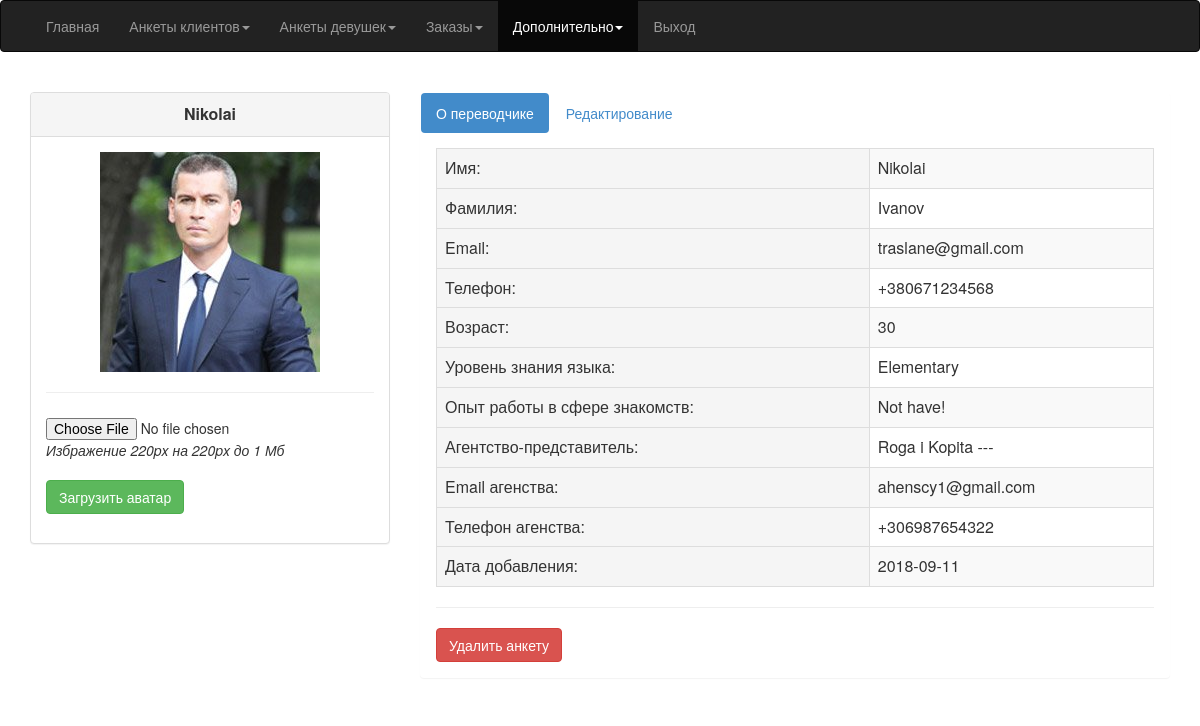
Page /matchmaker/translator_profile.php?translator_id=2 (signed in) on the committed database.
### tables this page shows
CREATE TABLE `translators` (
  `translator_id` int(11) NOT NULL,
  `translator_first_name` varchar(64) NOT NULL,
  `translator_last_name` varchar(64) NOT NULL,
  `translator_age` varchar(32) NOT NULL,
  `translator_email` varchar(128) NOT NULL,
  `translator_phone` varchar(32) NOT NULL,
  `translator_level` text NOT NULL,
  `translator_experience` text NOT NULL,
  `translator_foto` text NOT NULL,
  `translator_match` varchar(64) NOT NULL,
  `agency` text NOT NULL,
  `agency_email` varchar(128) NOT NULL,
  `agency_phone` varchar(32) NOT NULL,
  `translator_date_add` date NOT NULL
);

### matchmaker/translator_profile.php (the view, shortened to what this page needs)
<?
$translator_id = $_GET['translator_id'];
$translator_id = htmlspecialchars($translator_id);
$translator_id = mysql_escape_string($translator_id);
$zapros = "SELECT * FROM translators WHERE translator_id='".$translator_id."'";
$requirest = mysql_query($zapros);
while($row = mysql_fetch_array($requirest))
	{
		$translator_first_name = $row['translator_first_name'];
		$translator_last_name = $row['translator_last_name'];
		$translator_age = $row['translator_age'];
		$translator_email = $row['translator_email'];
		$translator_phone = $row['translator_phone'];
		$translator_level = $row['translator_level'];
		$translator_experience = $row['translator_experience'];
		$translator_foto = $row['translator_foto'];
		$translator_date_add = $row['translator_date_add'];
		$agency = $row['agency'];
		$agency_email = $row['agency_email'];
		$agency_phone = $row['agency_phone'];
	}
?>
<html>
<head>
	<link rel="stylesheet" href="./css/bootstrap.min.css" />
	<link rel="stylesheet" href="./css/font-awesome.min.css" />
	<link rel="stylesheet" href="./css/bootstrap-datetimepicker.min.css" />
</head>
<?
include "header.php";
?>
<body>
<div class="container" style="margin-top:40px;">
<div id="main">
	<div class="row" id="real-estates-detail">
		<div class="col-lg-4 col-md-4 col-xs-12">
			<div class="panel panel-default">
					<div class="panel-heading">
						<header class="panel-title">
							<div class="text-center">
								<strong><? echo $translator_first_name; ?></strong>
							</div>
						</header>
					</div>
					<div class="panel-body">
						<div class="text-center" id="author">
							<img width="220" height="220" src="../<? echo $translator_foto; ?>">
							<hr>
							<form name='form' enctype='multipart/form-data' method='post' action='./function/translator_add_foto.php'>
								<p class="text-left"><label></label>
								<input type='file' name='file'/>
								<i>Избражение 220px на 220px до 1 Мб</i>
								<br>
								<br>
								<button type="submit" class="btn btn-success btn-md" data-original-title="" title="">Загрузить аватар</button></p>
							</form>
						</div>
					</div>
			</div>
		</div>
		<div class="col-lg-8 col-md-8 col-xs-12">
			<div class="panel">
				<ul id="myTab" class="nav nav-pills">
					<li class="active"><a href="#user" data-toggle="tab">О переводчике</a></li>
					<li class=""><a href="#redakt" data-toggle="tab">Редактирование</a></li>
				</ul>
				<div class="panel-body">
					<div id="myTabContent" class="tab-content">
						<div class="tab-pane fade active in" id="user">
							<table class="table table-striped table-bordered">
									<tr><td class="active">Имя:</td><td><? echo $translator_first_name; ?></td></tr>
									<tr><td class="active">Фамилия:</td><td><? echo $translator_last_name; ?></td></tr>
									<tr><td class="active">Email:</td><td><? echo $translator_email; ?></td></tr>
									<tr><td class="active">Телефон:</td><td><? echo $translator_phone; ?></td></tr>
									<tr><td class="active">Возраст:</td><td><? echo $translator_age; ?></td></tr>
									<tr><td class="active">Уровень знания языка:</td><td><? echo $translator_level; ?></td></tr>
									<tr><td class="active">Опыт работы в сфере знакомств:</td><td><? echo $translator_experience; ?></td></tr>
									<tr><td class="active">Агентство-представитель:</td><td><? echo $agency; ?></td></tr>
									<tr><td class="active">Email агенства:</td><td><? echo $agency_email; ?></td></tr>
									<tr><td class="active">Телефон агенства:</td><td><? echo $agency_phone; ?></td></tr>
									<tr><td class="active">Дата добавления:</td><td><? echo $translator_date_add; ?></td></tr>
							</table>
							<hr><a onClick="return window.confirm('Действительно удалить анкету?');" href="./function/translator_delete.php?translator_id=<? echo $translator_id; ?>"><button type="button" class="btn btn-danger">Удалить анкету</button></a>
						</div>
					</div>
				</div>
			</div>
		</div>
	</div>
</div>
</div>
</body>
</html>

### rows in the picture
translators: translator_first_name "Nikolai", translator_foto (picture), translator_last_name "Ivanov", translator_email "traslane@gmail.com", translator_phone "+380671234568", translator_age "30", translator_level "Elementary", translator_experience "Not have!", agency "Roga i Kopita ---", agency_email "ahenscy1@gmail.com", agency_phone "+306987654322", translator_date_add "2018-09-11"
